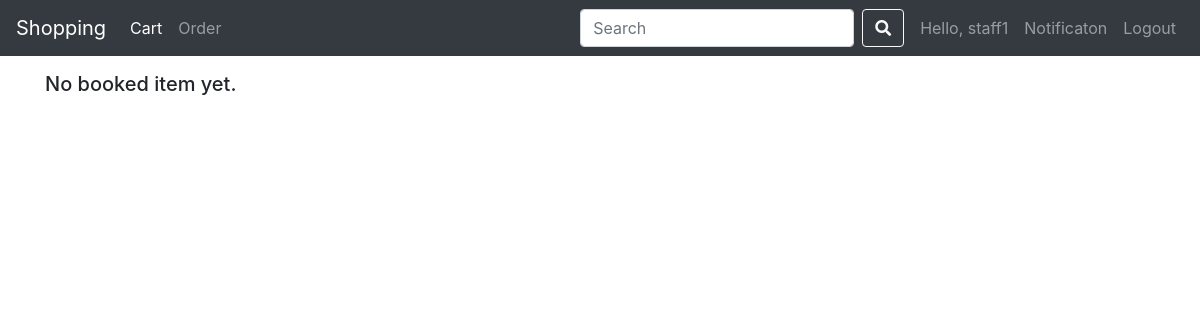
The app's page /cart/ (signed in), older data.
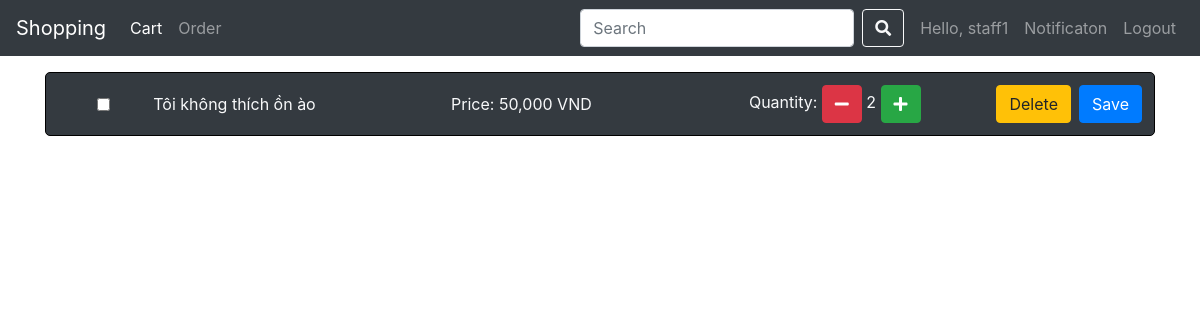
The same page, newer data.
### business/models.py (models this page shows, shortened)
class CartItem(models.Model):
  item = models.ForeignKey(Item, on_delete=models.CASCADE)
  quantity = models.PositiveIntegerField()
  cart = models.ForeignKey(Cart, related_name="bookItems", on_delete=models.CASCADE)
  order = models.ForeignKey(Order, related_name="orderItems", on_delete=models.CASCADE, blank=True, null=True)

class Item(models.Model):
  name = models.CharField(max_length=100)
  brand = models.CharField(max_length=50)
  cost = models.FloatField()
  remaining_quantity = models.PositiveIntegerField()
  des = models.TextField()
  category = models.ForeignKey(Category, related_name="category_items", on_delete=models.CASCADE)
  image = models.ImageField(null=True)

### business/views.py (the view)
# urls.py: path("cart/", views.cart, name="cart"),
@login_required
def cart(request):
  customer = Customer.objects.filter(user=request.user).first()
  cart = Cart.objects.filter(customer=customer).first()
  if cart is None:
    cartItems = []
  else :
    cartItems = cart.bookItems.all().filter(order__isnull=True)
  context = {
    "cart": cart,
    "cartItems": cartItems,
  }
  return render(request, "cart.html", context)

### templates/cart.html (shortened to what this page needs)
{% extends "base.html" %}
{% load static %}
{% load humanize %}
{% block css %}
<link rel="stylesheet" href="{% static 'mycss/style.css' %}" />
{% endblock %}
{% block content %}
<div class="cart-items container my-3">
  {% for cartItem in cartItems %}
  <div class="item bg-dark text-light p-2" id="item-{{ cartItem.pk }}">
    <input data-no='{{ forloop.counter }}' class='dp-cb checkbox block' type='checkbox'>
    <div class="item-name item-in">{{ cartItem.item.name }}</div>
    <div class="item-price item-in">Price: {{ cartItem.item.cost|floatformat:0|intcomma }} VND</div>
    <div>
      <span class="item-quantity">Quantity: </span>
      {% if cartItem.quantity > 1 %}
      <button class="btn-minus btn btn-danger" type="button" data-no="{{ forloop.counter }}">
        <i class="fas fa-minus"></i>
      </button>
      {% endif %}
      <label
        for="inpquantity{{ forloop.counter }}"
        class="lbl-quantity{{ forloop.counter }}"
      >
        {{ cartItem.quantity }}
      </label>
      <button class="btn-plus btn btn-success" type="button" data-no="{{ forloop.counter }}">
        <i class="fas fa-plus"></i>
      </button>
    </div>
    <div class="line-item-action d-flex justify-content-end">
      <form method="post" class="delete-form d-inline mf-{{ forloop.counter }} d-inline">
        <input type="submit" name="delete" value="Delete" class="btn btn-warning m-1">
      </form>
      <form method="post" class="modify-form d-inline mf-{{ forloop.counter }}">
        <input type="submit" value="Save" class="btn btn-primary m-1">
      </form>
    </div>
  </div>
  {% empty %}
    <h5>No booked item yet.</h5>
  {% endfor %}
</div>
{% endblock %}

Row changes from the older to the newer data that the page shows:
added CartItem: item.name "Tôi không thích ồn ào", item.cost "50,000", quantity "2"
Text that changed along with them:
text no longer shown: "No booked item yet."
